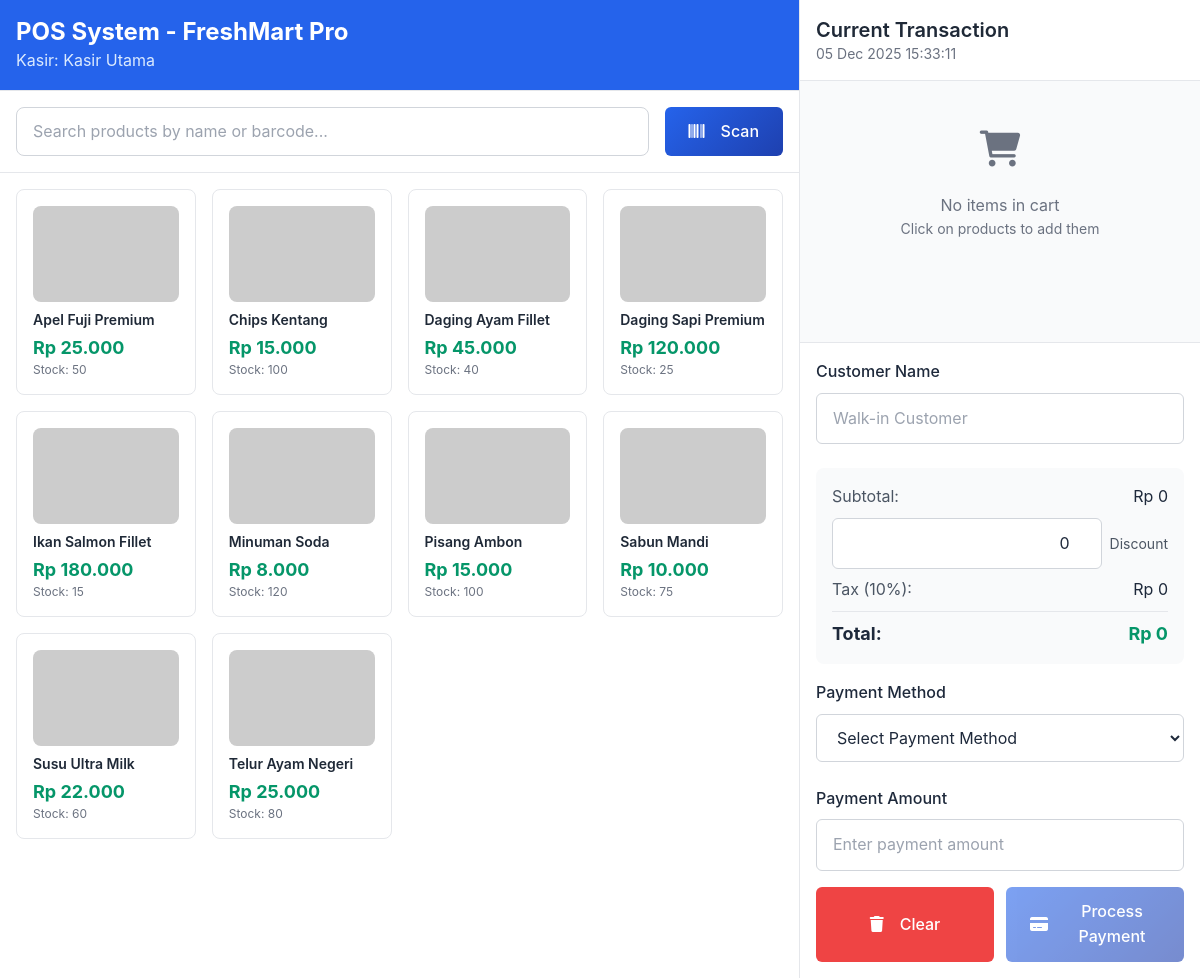
/pos/index.php (signed in), run on an earlier commit of the app's database.
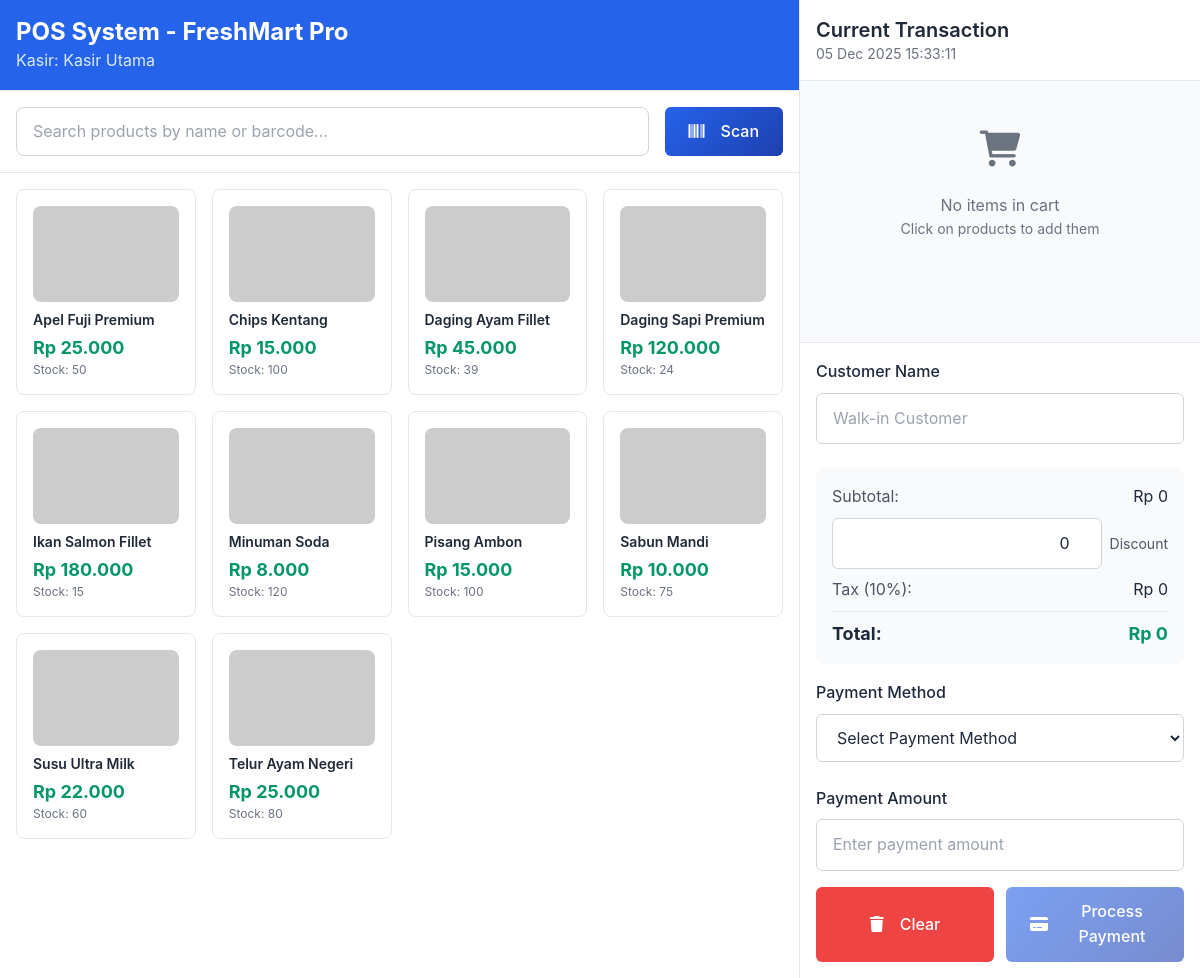
And on a later commit of the database.
### tables this page shows
CREATE TABLE `products` (
  `id` int(11) NOT NULL,
  `category_id` int(11) DEFAULT NULL,
  `supplier_id` int(11) DEFAULT NULL,
  `sku` varchar(50) NOT NULL,
  `barcode` varchar(50) DEFAULT NULL,
  `nama_produk` varchar(255) NOT NULL,
  `slug` varchar(300) NOT NULL,
  `deskripsi_pendek` varchar(255) DEFAULT NULL,
  `deskripsi_lengkap` text DEFAULT NULL,
  `harga_beli` decimal(12,2) NOT NULL,
  `harga_jual` decimal(12,2) NOT NULL,
  `stok` int(11) DEFAULT 0,
  `minimum_stok` int(11) DEFAULT 5,
  `satuan` varchar(20) DEFAULT 'pcs',
  `berat` decimal(8,2) DEFAULT 0.00,
  `is_featured` tinyint(1) DEFAULT 0,
  `is_available_online` tinyint(1) DEFAULT 1,
  `foto_utama` varchar(255) DEFAULT NULL,
  `status` enum('active','inactive','discontinued') DEFAULT 'active',
  `views` int(11) DEFAULT 0,
  `sales_count` int(11) DEFAULT 0,
  `rating_average` decimal(2,1) DEFAULT 0.0,
  `created_at` timestamp NOT NULL DEFAULT current_timestamp(),
  `updated_at` timestamp NOT NULL DEFAULT current_timestamp() ON UPDATE current_timestamp(),
  `deleted_at` timestamp NULL DEFAULT NULL
);

### includes/functions.php (called while the page is built, shortened)
<?php
function formatRupiah($number) {
    return 'Rp ' . number_format($number, 0, ',', '.');
}
?>

### pos/index.php (the view, shortened to what this page needs)
<?php
require_once '../includes/functions.php';
$db = new Database();
$connection = $db->getConnection();
$products_query = "SELECT * FROM products WHERE status = 'active' AND stok > 0 ORDER BY nama_produk";
$products_stmt = $connection->query($products_query);
$products = $products_stmt->fetchAll(PDO::FETCH_ASSOC);
?>
<!DOCTYPE html>
<html lang="id">
<head>
    <link href="https://cdnjs.cloudflare.com/ajax/libs/font-awesome/6.0.0/css/all.min.css" rel="stylesheet">
    <link href="https://cdnjs.cloudflare.com/ajax/libs/tailwindcss/2.2.19/tailwind.min.css" rel="stylesheet">
    <link href="../assets/css/style.css" rel="stylesheet">
</head>
<body class="bg-gray-100">
    <div class="flex h-screen">
        <div class="w-2/3 bg-white border-r border-gray-200 overflow-auto">
            <div class="p-4 border-b border-gray-200 bg-blue-600 text-white">
                <h1 class="text-2xl font-bold">POS System - FreshMart Pro</h1>
                <p class="text-blue-100">Kasir: <?php echo $_SESSION['full_name']; ?></p>
            </div>
            <div class="p-4 border-b border-gray-200">
                <div class="flex space-x-4">
                    <input type="text" id="productSearch" placeholder="Search products by name or barcode..."
                           class="flex-1 px-4 py-2 border border-gray-300 rounded-lg focus:outline-none focus:ring-2 focus:ring-blue-500">
                    <button id="scanBarcode" class="btn btn-primary">
                        <i class="fas fa-barcode mr-2"></i>Scan
                    </button>
                </div>
            </div>
            <div class="p-4 grid grid-cols-2 md:grid-cols-3 lg:grid-cols-4 gap-4" id="productGrid">
                <?php foreach($products as $product): ?>
                <div class="bg-white border border-gray-200 rounded-lg p-4 cursor-pointer hover:shadow-md transition-all duration-200 pos-product"
                     data-product-id="<?php echo $product['id']; ?>"
                     data-product-name="<?php echo $product['nama_produk']; ?>"
                     data-product-price="<?php echo $product['harga_jual']; ?>"
                     data-product-stock="<?php echo $product['stok']; ?>">
                                        <img src="../uploads/<?php echo $product['foto_utama'] ?: 'default-product.jpg'; ?>"
                         alt="<?php echo $product['nama_produk']; ?>"
                         class="w-full h-24 object-cover rounded-lg mb-2"
                         onerror="this.src='https://via.placeholder.com/150x100?text=No+Image'">
                    <h3 class="font-semibold text-gray-800 text-sm mb-1 truncate"><?php echo $product['nama_produk']; ?></h3>
                    <p class="text-green-600 font-bold text-lg"><?php echo formatRupiah($product['harga_jual']); ?></p>
                    <p class="text-gray-500 text-xs">Stock: <?php echo $product['stok']; ?></p>
                </div>
                <?php endforeach; ?>
            </div>
        </div>
        <div class="w-1/3 bg-gray-50 flex flex-col">
            <div class="p-4 border-b border-gray-200 bg-white">
                <h2 class="text-xl font-semibold text-gray-800">Current Transaction</h2>
                <p class="text-gray-500 text-sm"><?php echo date('d M Y H:i:s'); ?></p>
            </div>
            <form method="POST" class="flex-1 flex flex-col">
                <div class="flex-1 overflow-auto p-4">
                    <div id="emptyCart" class="text-center py-8 text-gray-500">
                        <i class="fas fa-shopping-cart text-4xl mb-4"></i>
                        <p>No items in cart</p>
                        <p class="text-sm">Click on products to add them</p>
                    </div>
                </div>
                <div class="p-4 border-t border-gray-200 bg-white space-y-4">
                    <div class="form-group">
                        <label class="form-label">Customer Name</label>
                        <input type="text" id="customerName" name="customer_name"
                               class="form-input" placeholder="Walk-in Customer">
                    </div>
                    <div class="space-y-2 bg-gray-50 p-4 rounded-lg">
                        <div class="flex justify-between">
                            <span class="text-gray-600">Subtotal:</span>
                            <span id="subtotal">Rp 0</span>
                        </div>
                        <div class="flex items-center space-x-2">
                            <input type="number" id="discountAmount" name="discount_amount" value="0" min="0"
                                   class="form-input w-24 text-right">
                            <span class="text-gray-600 text-sm">Discount</span>
                        </div>
                        <div class="flex justify-between">
                            <span class="text-gray-600">Tax (10%):</span>
                            <span id="taxAmount">Rp 0</span>
                        </div>
                        <div class="flex justify-between text-lg font-bold border-t border-gray-200 pt-2">
                            <span>Total:</span>
                            <span id="grandTotal" class="text-green-600">Rp 0</span>
                        </div>
                    </div>
                    <div class="space-y-3">
                        <div class="form-group">
                            <label class="form-label">Payment Method</label>
                            <select name="payment_method" id="paymentMethod"
                                    class="form-select" required>
                                <option value="">Select Payment Method</option>
                            </select>
                        </div>
                        <div class="form-group">
                            <label class="form-label">Payment Amount</label>
                            <input type="number" id="paymentAmount" name="payment_amount"
                                   class="form-input"
                                   placeholder="Enter payment amount"
                                   required min="0" step="500">
                        </div>
                    </div>
                    <div class="grid grid-cols-2 gap-3">
                        <button type="button" id="clearCart" class="btn btn-danger">
                            <i class="fas fa-trash mr-2"></i>Clear
                        </button>
                        <button type="submit" name="process_payment" id="processPayment"
                                class="btn btn-primary" disabled>
                            <i class="fas fa-credit-card mr-2"></i>Process Payment
                        </button>
                    </div>
                </div>
            </form>
        </div>
    </div>
</body>
</html>

### assets/css/style.css (style rules this page uses)
:root { --color-primary: #2563eb; --color-primary-dark: #1e40af; --color-primary-light: #3b82f6; --color-secondary: #10b981; --color-secondary-dark: #059669; --color-secondary-light: #34d399; --color-accent: #f59e0b; --color-accent-dark: #d97706; --color-danger: #ef4444; --color-warning: #f59e0b; --color-success: #10b981; --color-info: #3b82f6; --color-gray-50: #f9fafb; --color-gray-100: #f3f4f6; --color-gray-200: #e5e7eb; --color-gray-300: #d1d5db; --color-gray-400: #9ca3af; --color-gray-500: #6b7280; --color-gray-600: #4b5563; --color-gray-700: #374151; --color-gray-800: #1f2937; --color-gray-900: #111827; --color-bg: #f8fafc; --color-text: #1e293b; --color-text-light: #64748b; --font-sans: 'Inter', -apple-system, BlinkMacSystemFont, 'Segoe UI', Roboto, sans-serif; --font-mono: 'Fira Code', monospace; --text-xs: 0.75rem; --text-sm: 0.875rem; --text-base: 1rem; --text-lg: 1.125rem; --text-xl: 1.25rem; --text-2xl: 1.5rem; --text-3xl: 1.875rem; --text-4xl: 2.25rem; --spacing-xs: 0.25rem; --spacing-sm: 0.5rem; --spacing-md: 1rem; --spacing-lg: 1.5rem; --spacing-xl: 2rem; --spacing-2xl: 3rem; --radius-sm: 0.25rem; --radius-md: 0.375rem; --radius-lg: 0.5rem; --radius-xl: 0.75rem; --radius-full: 9999px; --shadow-sm: 0 1px 2px 0 rgba(0, 0, 0, 0.05); --shadow-md: 0 4px 6px -1px rgba(0, 0, 0, 0.1); --shadow-lg: 0 10px 15px -3px rgba(0, 0, 0, 0.1); --shadow-xl: 0 20px 25px -5px rgba(0, 0, 0, 0.1); --transition-fast: 150ms ease-in-out; --transition-base: 250ms ease-in-out; --transition-slow: 350ms ease-in-out; }
* { margin: 0; padding: 0; box-sizing: border-box; }
body { font-family: var(--font-sans); background-color: var(--color-bg); color: var(--color-text); line-height: 1.6; }
.btn { display: inline-flex; align-items: center; justify-content: center; padding: 0.75rem 1.5rem; font-size: var(--text-base); font-weight: 500; border-radius: var(--radius-md); border: none; cursor: pointer; transition: all var(--transition-base); text-decoration: none; gap: var(--spacing-sm); position: relative; overflow: hidden; }
.btn::before { content: ''; position: absolute; top: 0; left: -100%; width: 100%; height: 100%; background: linear-gradient(90deg, transparent, rgba(255,255,255,0.2), transparent); transition: left var(--transition-slow); }
.btn:disabled { opacity: 0.6; cursor: not-allowed; }
.btn-primary { background: linear-gradient(135deg, var(--color-primary), var(--color-primary-dark)); color: white; border: none; }
.btn-danger { background-color: var(--color-danger); color: white; }
.form-group { margin-bottom: var(--spacing-lg); }
.form-label { display: block; margin-bottom: var(--spacing-sm); font-weight: 500; color: var(--color-text); }
.form-input, .form-select, .form-textarea { width: 100%; padding: 0.75rem 1rem; border: 1px solid var(--color-gray-300); border-radius: var(--radius-md); font-size: var(--text-base); transition: all var(--transition-fast); background-color: white; }
.text-center { text-align: center; }
.text-right { text-align: right; }
.mb-1 { margin-bottom: var(--spacing-xs); }
.mb-2 { margin-bottom: var(--spacing-sm); }
.mb-4 { margin-bottom: var(--spacing-lg); }

What changed in the data, as far as the page shows it:
changed products "Rp 45.000": stok "40" → "39"
changed products "Rp 120.000": stok "25" → "24"
